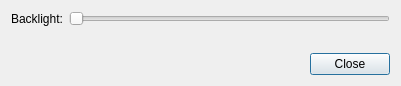
<?xml version="1.0" encoding="UTF-8"?>
<ui version="4.0">
 <class>LXQtBacklightDialog</class>
 <widget class="QDialog" name="LXQtBacklightDialog">
  <property name="geometry">
   <rect>
    <x>0</x>
    <y>0</y>
    <width>401</width>
    <height>86</height>
   </rect>
  </property>
  <property name="windowTitle">
   <string>Backlight</string>
  </property>
  <layout class="QFormLayout" name="formLayout">
   <item row="0" column="0">
    <widget class="QLabel" name="label">
     <property name="text">
      <string>Backlight:</string>
     </property>
    </widget>
   </item>
   <item row="0" column="1">
    <widget class="QSlider" name="backlightSlider">
     <property name="orientation">
      <enum>Qt::Horizontal</enum>
     </property>
    </widget>
   </item>
   <item row="2" column="0" colspan="2">
    <widget class="QDialogButtonBox" name="buttonBox">
     <property name="orientation">
      <enum>Qt::Horizontal</enum>
     </property>
     <property name="standardButtons">
      <set>QDialogButtonBox::Close</set>
     </property>
    </widget>
   </item>
   <item row="1" column="1">
    <spacer name="verticalSpacer">
     <property name="orientation">
      <enum>Qt::Vertical</enum>
     </property>
     <property name="sizeHint" stdset="0">
      <size>
       <width>20</width>
       <height>40</height>
      </size>
     </property>
    </spacer>
   </item>
  </layout>
 </widget>
 <resources/>
 <connections>
  <connection>
   <sender>buttonBox</sender>
   <signal>accepted()</signal>
   <receiver>LXQtBacklightDialog</receiver>
   <slot>accept()</slot>
   <hints>
    <hint type="sourcelabel">
     <x>248</x>
     <y>254</y>
    </hint>
    <hint type="destinationlabel">
     <x>157</x>
     <y>274</y>
    </hint>
   </hints>
  </connection>
  <connection>
   <sender>buttonBox</sender>
   <signal>rejected()</signal>
   <receiver>LXQtBacklightDialog</receiver>
   <slot>reject()</slot>
   <hints>
    <hint type="sourcelabel">
     <x>316</x>
     <y>260</y>
    </hint>
    <hint type="destinationlabel">
     <x>286</x>
     <y>274</y>
    </hint>
   </hints>
  </connection>
 </connections>
</ui>
